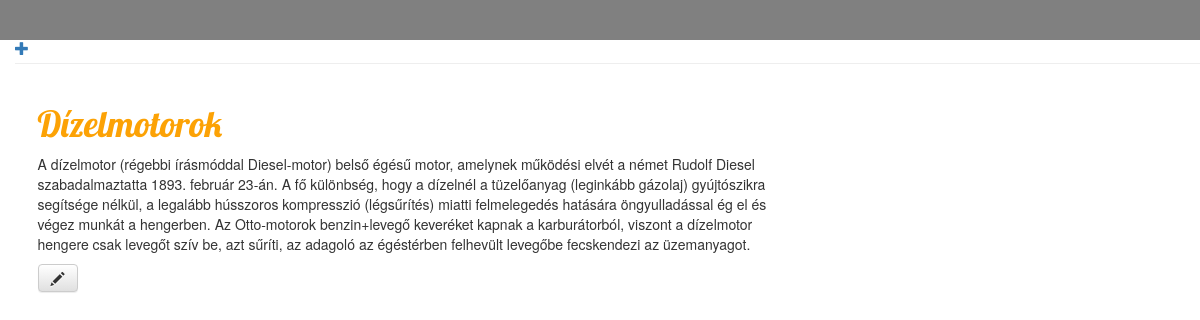
Page /post/2/ (signed in) on the committed database.
### blog/models.py (models this page shows, shortened)
class Post(models.Model):
    author = models.ForeignKey(settings.AUTH_USER_MODEL, on_delete=models.CASCADE)
    title = models.CharField(max_length=200)
    text = models.TextField()
    created_date = models.DateTimeField(
            default=timezone.now)
    published_date = models.DateTimeField(
            blank=True, null=True)

### blog/views.py (the view)
# urls.py: url(r'^post/(?P<pk>[0-9]+)/$', views.post_detail, name='post_detail'),
def post_detail(request, pk):
    post = get_object_or_404(Post, pk=pk)
    return render(request, 'blog/post_detail.html', {'post': post})

### blog/templates/blog/post_detail.html (shortened to what this page needs)
{% extends 'blog/base.html' %}
{% block content %}
    <div class="post">
        <h1>{{ post.title }}</h1>
        <p>{{ post.text|linebreaksbr }}</p>
    </div>
    <a class="btn btn-default" href="{% url 'post_edit' pk=post.pk %}"><span class="glyphicon glyphicon-pencil"></span></a>
{% endblock %}

### blog/templates/blog/blog.css (style rules this page uses)
h1 { color: #FCA205; font-family: 'Lobster'; }
body { padding-left: 15px; }
html { background-color: gray; }

### rows in the picture
Post: title "Dízelmotorok", text "A dízelmotor (régebbi írásmóddal Diesel-motor) belső égésű motor, amelynek működési elvét a német Rudolf Diesel szabadalmaztatta 1893. február 23-án. A fő különbség, hogy a dízelnél a tüzelőanyag (leginkább gázolaj) gyújtószikra segítsége nélkül, a legalább hússzoros kompresszió (légsűrítés) miatti felmelegedés hatására öngyulladással ég el és végez munkát a hengerben. Az Otto-motorok benzin+levegő keveréket kapnak a karburátorból, viszont a dízelmotor hengere csak levegőt szív be, azt sűríti, az adagoló az égéstérben felhevült levegőbe fecskendezi az üzemanyagot."
